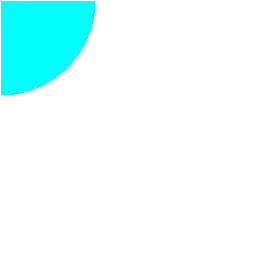
Frame 1 (no input)
Frame 60 (the mouse pressed at the canvas centre just before this capture): identical to frame 1, image omitted
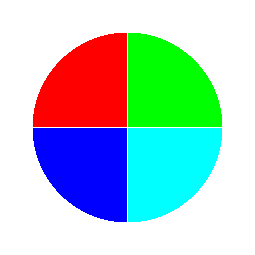
Frame 120 (the mouse held since frame 60 and released just before this capture)

The Processing sketch that drew these frames (run headless with seeded random() and noise(); from frame 60 on, the mouse is pressed at the canvas centre):

// Processing sketch: processing_60373
// ── processing_60373.pde

int w = 255;
int h = 255;
float dia = w*0.75;
int diam= int(dia/2);
void setup(){
  size(255,255);
  a=createImage(w,h,ARGB);
area = getdis(a);

  
}
int xstart=0;
int ystart = 0;
void draw(){
  background(255);
//  xstart = mouseX-diam;
//   ystart = mouseY-diam;
    a=createImage(w,h,ARGB);
 for (int x=mouseX-diam;x<mouseX+diam;x++){
  for (int y = mouseY-diam;y<mouseY+diam;y++){
  //  PVector dis = distx2(x,y,mouseX,mouseY,a);
   float dis = dist(x,y,mouseX,mouseY);
   if(dis<diam){
     //  println(dis.z);
   // if(dis.z<diam){
   
     String wh = where(x,y,mouseX,mouseY);
     if(wh=="A")a.set(x,y,color(255,0,0));
       if(wh=="B")a.set(x,y,color(0,255,0));
      if(wh=="C")a.set(x,y,color(0,0,255));
       if(wh=="D")a.set(x,y,color(0,255,255));
    }
  } 
 }

image(a,0,0); 
  //noLoop();
}
String where (float A,float B, float C,float D){
  String retval = "";
  
  if(A<C && B <D)retval = "A";
  if(A>C && B<D)retval = "B";
  if(A<C && B>D)retval = "C";
  if(A>C & B>D)retval = "D";
  
  
  
 return retval; 
}


////////


PVector [] area;
PImage a;
PVector distx2(int x1,int y1,int x2,int y2,PImage src){
   PVector retval  = new PVector (0,0,0);
 
 int X = x1-x2;
 if(X<0)X=-X;
 

 int Y = y1-y2;
 if(Y<0)Y=-Y;

int loc = X+src.width*Y;
if(loc>0 && loc <width*height) retval = new PVector(area[loc].x,area[loc].y,area[loc].z);
 //area[X+src.width*Y].z;
 
 
   
 return retval; 
//}
  
}
float distx(int x1,int y1,int x2,int y2,PImage src){
 float retval  = 0;
 
 int X = x1-x2;
 if(X<0)X=-X;
 

 int Y = y1-y2;
 if(Y<0)Y=-Y;

int pick = X+src.width*Y;
if (pick>0 && pick<width*height){
 retval = area[pick].z;
}
 
 
   
 return retval; 
}

PVector [] getdis(PImage a){
  int _w = a.width;
  int _h= a.height;
  int _all = _w*_h;
  PVector [] retval = new PVector[_all];
  
  for (int i =0;i<_all;i++){
    int y = int(i/a.width);
    int x = i-(y*a.width);
    float dis = dist(0,0,x,y);
//    float xx =((log((dis*35.0)/80.1+1.01)*(7.8)));
//    float yy=((log((dis*35.0)/100.0+1.01)*(10.0)));
 
 //mode A
    float xx = ((log(dis/10.0+1.01)*(2.0)));
    float yy=((log(dis/30.0+1.01)*(3.0)));
    
//        float xx = ((log(dis/9.0+1.01)*(2.0)));
//    float yy=((log(dis/25.0+1.01)*(3.0)));
    
   retval [i]=new PVector(xx,yy,dis);

    
  }
  
  return retval;
}
